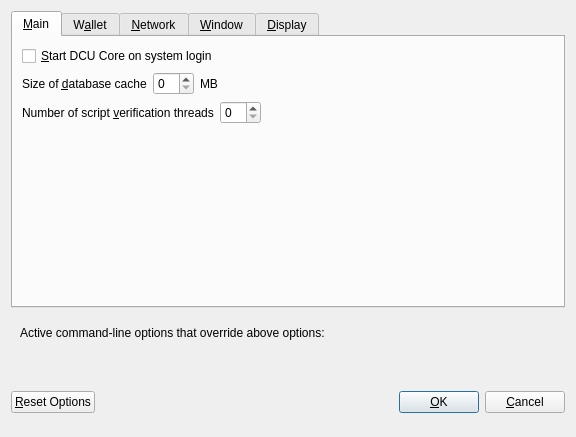
<?xml version="1.0" encoding="UTF-8"?>
<ui version="4.0">
 <class>OptionsDialog</class>
 <widget class="QDialog" name="OptionsDialog">
  <property name="geometry">
   <rect>
    <x>0</x>
    <y>0</y>
    <width>576</width>
    <height>402</height>
   </rect>
  </property>
  <property name="windowTitle">
   <string>Options</string>
  </property>
  <property name="modal">
   <bool>true</bool>
  </property>
  <layout class="QVBoxLayout" name="verticalLayout">
   <item>
    <widget class="QTabWidget" name="tabWidget">
     <property name="currentIndex">
      <number>0</number>
     </property>
     <widget class="QWidget" name="tabMain">
      <attribute name="title">
       <string>&amp;Main</string>
      </attribute>
      <layout class="QVBoxLayout" name="verticalLayout_Main">
       <item>
        <widget class="QCheckBox" name="dcuAtStartup">
         <property name="toolTip">
          <string>Automatically start DCU Core after logging in to the system.</string>
         </property>
         <property name="text">
          <string>&amp;Start DCU Core on system login</string>
         </property>
        </widget>
       </item>
       <item>
        <layout class="QHBoxLayout" name="horizontalLayout_2_Main">
         <item>
          <widget class="QLabel" name="databaseCacheLabel">
           <property name="text">
            <string>Size of &amp;database cache</string>
           </property>
           <property name="textFormat">
            <enum>Qt::PlainText</enum>
           </property>
           <property name="buddy">
            <cstring>databaseCache</cstring>
           </property>
          </widget>
         </item>
         <item>
          <widget class="QSpinBox" name="databaseCache"/>
         </item>
         <item>
          <widget class="QLabel" name="databaseCacheUnitLabel">
           <property name="text">
            <string>MB</string>
           </property>
           <property name="textFormat">
            <enum>Qt::PlainText</enum>
           </property>
          </widget>
         </item>
         <item>
          <spacer name="horizontalSpacer_2_Main">
           <property name="orientation">
            <enum>Qt::Horizontal</enum>
           </property>
           <property name="sizeHint" stdset="0">
            <size>
             <width>40</width>
             <height>20</height>
            </size>
           </property>
          </spacer>
         </item>
        </layout>
       </item>
       <item>
        <layout class="QHBoxLayout" name="horizontalLayout_3_Main">
         <item>
          <widget class="QLabel" name="threadsScriptVerifLabel">
           <property name="text">
            <string>Number of script &amp;verification threads</string>
           </property>
           <property name="textFormat">
            <enum>Qt::PlainText</enum>
           </property>
           <property name="buddy">
            <cstring>threadsScriptVerif</cstring>
           </property>
          </widget>
         </item>
         <item>
          <widget class="QSpinBox" name="threadsScriptVerif">
           <property name="toolTip">
            <string>(0 = auto, &lt;0 = leave that many cores free)</string>
           </property>
          </widget>
         </item>
         <item>
          <spacer name="horizontalSpacer_3_Main">
           <property name="orientation">
            <enum>Qt::Horizontal</enum>
           </property>
           <property name="sizeHint" stdset="0">
            <size>
             <width>40</width>
             <height>20</height>
            </size>
           </property>
          </spacer>
         </item>
        </layout>
       </item>
       <item>
        <spacer name="verticalSpacer_Main">
         <property name="orientation">
          <enum>Qt::Vertical</enum>
         </property>
         <property name="sizeHint" stdset="0">
          <size>
           <width>20</width>
           <height>40</height>
          </size>
         </property>
        </spacer>
       </item>
      </layout>
     </widget>
     <widget class="QWidget" name="tabWallet">
      <attribute name="title">
       <string>W&amp;allet</string>
      </attribute>
      <layout class="QVBoxLayout" name="verticalLayout_Wallet">
       <item>
        <widget class="QGroupBox" name="groupBox">
         <property name="title">
          <string>Expert</string>
         </property>
         <layout class="QVBoxLayout" name="verticalLayout_2">
          <item>
           <widget class="QCheckBox" name="coinControlFeatures">
            <property name="toolTip">
             <string>Whether to show coin control features or not.</string>
            </property>
            <property name="text">
             <string>Enable coin &amp;control features</string>
            </property>
           </widget>
          </item>
          <item>
           <widget class="QCheckBox" name="showMasternodesTab">
            <property name="toolTip">
             <string>Show additional tab listing all your masternodes in first sub-tab&lt;br/&gt;and all masternodes on the network in second sub-tab.</string>
            </property>
            <property name="text">
             <string>Show Masternodes Tab</string>
            </property>
           </widget>
          </item>
          <item>
           <widget class="QCheckBox" name="showAdvancedPSUI">
            <property name="toolTip">
             <string>Show additional information and buttons for PrivateSend on overview screen.</string>
            </property>
            <property name="text">
             <string>Enable advanced PrivateSend interface</string>
            </property>
           </widget>
          </item>
          <item>
           <widget class="QCheckBox" name="lowKeysWarning">
            <property name="toolTip">
             <string>Show warning dialog when PrivateSend detects that wallet has very low number of keys left.</string>
            </property>
            <property name="text">
             <string>Warn if PrivateSend is running out of keys</string>
            </property>
           </widget>
          </item>
          <item>
           <widget class="QCheckBox" name="privateSendMultiSession">
            <property name="toolTip">
             <string>Whether to use experimental PrivateSend mode with multiple mixing sessions per block.&lt;br/&gt;Note: You must use this feature carefully.&lt;br/&gt;Make sure you always have recent wallet (auto)backup in a safe place!</string>
            </property>
            <property name="text">
             <string>Enable PrivateSend &amp;multi-session</string>
            </property>
           </widget>
          </item>
          <item>
           <widget class="QCheckBox" name="spendZeroConfChange">
            <property name="toolTip">
             <string>If you disable the spending of unconfirmed change, the change from a transaction&lt;br/&gt;cannot be used until that transaction has at least one confirmation.&lt;br/&gt;This also affects how your balance is computed.</string>
            </property>
            <property name="text">
             <string>&amp;Spend unconfirmed change</string>
            </property>
           </widget>
          </item>
         </layout>
        </widget>
       </item>
       <item>
        <layout class="QHBoxLayout" name="horizontalLayout_4_Wallet">
         <item>
          <widget class="QLabel" name="label">
           <property name="toolTip">
            <string>This setting determines the amount of individual masternodes that an input will be anonymized through.&lt;br/&gt;More rounds of anonymization gives a higher degree of privacy, but also costs more in fees.</string>
           </property>
           <property name="text">
            <string>PrivateSend rounds to use</string>
           </property>
          </widget>
         </item>
         <item>
          <widget class="QSpinBox" name="privateSendRounds">
           <property name="minimum">
            <number>2</number>
           </property>
           <property name="maximum">
            <number>8</number>
           </property>
           <property name="value">
            <number>4</number>
           </property>
          </widget>
         </item>
        </layout>
       </item>
       <item>
        <layout class="QHBoxLayout" name="horizontalLayout">
         <item>
          <widget class="QLabel" name="label_2">
           <property name="toolTip">
            <string>This amount acts as a threshold to turn off PrivateSend once it's reached.</string>
           </property>
           <property name="statusTip">
            <string notr="true"/>
           </property>
           <property name="whatsThis">
            <string notr="true"/>
           </property>
           <property name="accessibleName">
            <string notr="true"/>
           </property>
           <property name="accessibleDescription">
            <string notr="true"/>
           </property>
           <property name="text">
            <string>Amount of DCU to keep anonymized</string>
           </property>
          </widget>
         </item>
         <item>
          <widget class="QSpinBox" name="privateSendAmount">
           <property name="minimum">
            <number>2</number>
           </property>
           <property name="maximum">
            <number>2000</number>
           </property>
           <property name="singleStep">
            <number>10</number>
           </property>
           <property name="value">
            <number>1000</number>
           </property>
          </widget>
         </item>
        </layout>
       </item>
       <item>
        <spacer name="verticalSpacer_Wallet">
         <property name="orientation">
          <enum>Qt::Vertical</enum>
         </property>
         <property name="sizeHint" stdset="0">
          <size>
           <width>20</width>
           <height>40</height>
          </size>
         </property>
        </spacer>
       </item>
      </layout>
     </widget>
     <widget class="QWidget" name="tabNetwork">
      <attribute name="title">
       <string>&amp;Network</string>
      </attribute>
      <layout class="QVBoxLayout" name="verticalLayout_Network">
       <item>
        <widget class="QCheckBox" name="mapPortUpnp">
         <property name="toolTip">
          <string>Automatically open the DCU Core client port on the router. This only works when your router supports UPnP and it is enabled.</string>
         </property>
         <property name="text">
          <string>Map port using &amp;UPnP</string>
         </property>
        </widget>
       </item>
       <item>
        <widget class="QCheckBox" name="allowIncoming">
         <property name="toolTip">
          <string>Accept connections from outside</string>
         </property>
         <property name="text">
          <string>Allow incoming connections</string>
         </property>
        </widget>
       </item>
       <item>
        <widget class="QCheckBox" name="connectSocks">
         <property name="toolTip">
          <string>Connect to the DCU network through a SOCKS5 proxy.</string>
         </property>
         <property name="text">
          <string>&amp;Connect through SOCKS5 proxy (default proxy):</string>
         </property>
        </widget>
       </item>
       <item>
        <layout class="QHBoxLayout" name="horizontalLayout_1_Network">
         <item>
          <widget class="QLabel" name="proxyIpLabel">
           <property name="text">
            <string>Proxy &amp;IP:</string>
           </property>
           <property name="textFormat">
            <enum>Qt::PlainText</enum>
           </property>
           <property name="buddy">
            <cstring>proxyIp</cstring>
           </property>
          </widget>
         </item>
         <item>
          <widget class="QValidatedLineEdit" name="proxyIp">
           <property name="minimumSize">
            <size>
             <width>140</width>
             <height>0</height>
            </size>
           </property>
           <property name="maximumSize">
            <size>
             <width>140</width>
             <height>16777215</height>
            </size>
           </property>
           <property name="toolTip">
            <string>IP address of the proxy (e.g. IPv4: 127.0.0.1 / IPv6: ::1)</string>
           </property>
          </widget>
         </item>
         <item>
          <widget class="QLabel" name="proxyPortLabel">
           <property name="text">
            <string>&amp;Port:</string>
           </property>
           <property name="textFormat">
            <enum>Qt::PlainText</enum>
           </property>
           <property name="buddy">
            <cstring>proxyPort</cstring>
           </property>
          </widget>
         </item>
         <item>
          <widget class="QLineEdit" name="proxyPort">
           <property name="minimumSize">
            <size>
             <width>55</width>
             <height>0</height>
            </size>
           </property>
           <property name="maximumSize">
            <size>
             <width>55</width>
             <height>16777215</height>
            </size>
           </property>
           <property name="toolTip">
            <string>Port of the proxy (e.g. 9050)</string>
           </property>
          </widget>
         </item>
         <item>
          <spacer name="horizontalSpacer_1_Network">
           <property name="orientation">
            <enum>Qt::Horizontal</enum>
           </property>
           <property name="sizeHint" stdset="0">
            <size>
             <width>40</width>
             <height>20</height>
            </size>
           </property>
          </spacer>
         </item>
        </layout>
       </item>
       <item>
        <layout class="QHBoxLayout" name="horizontalLayout_2_Network">
         <item>
          <widget class="QLabel" name="proxyActiveNets">
           <property name="text">
            <string>Used for reaching peers via:</string>
           </property>
           <property name="textFormat">
            <enum>Qt::PlainText</enum>
           </property>
          </widget>
         </item>
         <item>
          <widget class="QCheckBox" name="proxyReachIPv4">
           <property name="enabled">
            <bool>false</bool>
           </property>
           <property name="toolTip">
            <string>Shows, if the supplied default SOCKS5 proxy is used to reach peers via this network type.</string>
           </property>
           <property name="text">
            <string/>
           </property>
          </widget>
         </item>
         <item>
          <widget class="QLabel" name="proxyReachIPv4Label">
           <property name="text">
            <string>IPv4</string>
           </property>
           <property name="textFormat">
            <enum>Qt::PlainText</enum>
           </property>
          </widget>
         </item>
         <item>
          <widget class="QCheckBox" name="proxyReachIPv6">
           <property name="enabled">
            <bool>false</bool>
           </property>
           <property name="toolTip">
            <string>Shows, if the supplied default SOCKS5 proxy is used to reach peers via this network type.</string>
           </property>
           <property name="text">
            <string/>
           </property>
          </widget>
         </item>
         <item>
          <widget class="QLabel" name="proxyReachIPv6Label">
           <property name="text">
            <string>IPv6</string>
           </property>
           <property name="textFormat">
            <enum>Qt::PlainText</enum>
           </property>
          </widget>
         </item>
         <item>
          <widget class="QCheckBox" name="proxyReachTor">
           <property name="enabled">
            <bool>false</bool>
           </property>
           <property name="toolTip">
            <string>Shows, if the supplied default SOCKS5 proxy is used to reach peers via this network type.</string>
           </property>
           <property name="text">
            <string/>
           </property>
          </widget>
         </item>
         <item>
          <widget class="QLabel" name="proxyReachTorLabel">
           <property name="text">
            <string>Tor</string>
           </property>
           <property name="textFormat">
            <enum>Qt::PlainText</enum>
           </property>
          </widget>
         </item>
         <item>
          <spacer name="horizontalSpacer_2_Network">
           <property name="orientation">
            <enum>Qt::Horizontal</enum>
           </property>
           <property name="sizeHint" stdset="0">
            <size>
             <width>40</width>
             <height>20</height>
            </size>
           </property>
          </spacer>
         </item>
        </layout>
       </item>
       <item>
        <widget class="QCheckBox" name="connectSocksTor">
         <property name="toolTip">
          <string>Connect to the DCU network through a separate SOCKS5 proxy for Tor hidden services.</string>
         </property>
         <property name="text">
          <string>Use separate SOCKS5 proxy to reach peers via Tor hidden services:</string>
         </property>
        </widget>
       </item>
       <item>
        <layout class="QHBoxLayout" name="horizontalLayout_3_Network">
         <item>
          <widget class="QLabel" name="proxyIpTorLabel">
           <property name="text">
            <string>Proxy &amp;IP:</string>
           </property>
           <property name="textFormat">
            <enum>Qt::PlainText</enum>
           </property>
           <property name="buddy">
            <cstring>proxyIpTor</cstring>
           </property>
          </widget>
         </item>
         <item>
          <widget class="QValidatedLineEdit" name="proxyIpTor">
           <property name="minimumSize">
            <size>
             <width>140</width>
             <height>0</height>
            </size>
           </property>
           <property name="maximumSize">
            <size>
             <width>140</width>
             <height>16777215</height>
            </size>
           </property>
           <property name="toolTip">
            <string>IP address of the proxy (e.g. IPv4: 127.0.0.1 / IPv6: ::1)</string>
           </property>
          </widget>
         </item>
         <item>
          <widget class="QLabel" name="proxyPortTorLabel">
           <property name="text">
            <string>&amp;Port:</string>
           </property>
           <property name="textFormat">
            <enum>Qt::PlainText</enum>
           </property>
           <property name="buddy">
            <cstring>proxyPortTor</cstring>
           </property>
          </widget>
         </item>
         <item>
          <widget class="QLineEdit" name="proxyPortTor">
           <property name="minimumSize">
            <size>
             <width>55</width>
             <height>0</height>
            </size>
           </property>
           <property name="maximumSize">
            <size>
             <width>55</width>
             <height>16777215</height>
            </size>
           </property>
           <property name="toolTip">
            <string>Port of the proxy (e.g. 9050)</string>
           </property>
          </widget>
         </item>
         <item>
          <spacer name="horizontalSpacer_4_Network">
           <property name="orientation">
            <enum>Qt::Horizontal</enum>
           </property>
           <property name="sizeHint" stdset="0">
            <size>
             <width>40</width>
             <height>20</height>
            </size>
           </property>
          </spacer>
         </item>
        </layout>
       </item>
       <item>
        <spacer name="verticalSpacer_Network">
         <property name="orientation">
          <enum>Qt::Vertical</enum>
         </property>
         <property name="sizeHint" stdset="0">
          <size>
           <width>20</width>
           <height>40</height>
          </size>
         </property>
        </spacer>
       </item>
      </layout>
     </widget>
     <widget class="QWidget" name="tabWindow">
      <attribute name="title">
       <string>&amp;Window</string>
      </attribute>
      <layout class="QVBoxLayout" name="verticalLayout_Window">
       <item>
        <widget class="QCheckBox" name="hideTrayIcon">
         <property name="toolTip">
          <string>&amp;Hide the icon from the system tray.</string>
         </property>
         <property name="text">
          <string>Hide tray icon</string>
         </property>
        </widget>
       </item>
       <item>
        <widget class="QCheckBox" name="minimizeToTray">
         <property name="toolTip">
          <string>Show only a tray icon after minimizing the window.</string>
         </property>
         <property name="text">
          <string>&amp;Minimize to the tray instead of the taskbar</string>
         </property>
        </widget>
       </item>
       <item>
        <widget class="QCheckBox" name="minimizeOnClose">
         <property name="toolTip">
          <string>Minimize instead of exit the application when the window is closed. When this option is enabled, the application will be closed only after selecting Exit in the menu.</string>
         </property>
         <property name="text">
          <string>M&amp;inimize on close</string>
         </property>
        </widget>
       </item>
       <item>
        <spacer name="verticalSpacer_Window">
         <property name="orientation">
          <enum>Qt::Vertical</enum>
         </property>
         <property name="sizeHint" stdset="0">
          <size>
           <width>20</width>
           <height>40</height>
          </size>
         </property>
        </spacer>
       </item>
      </layout>
     </widget>
     <widget class="QWidget" name="tabDisplay">
      <attribute name="title">
       <string>&amp;Display</string>
      </attribute>
      <layout class="QVBoxLayout" name="verticalLayout_Display">
       <item>
        <layout class="QHBoxLayout" name="horizontalLayout_1_Display">
         <item>
          <widget class="QLabel" name="langLabel">
           <property name="text">
            <string>User Interface &amp;language:</string>
           </property>
           <property name="textFormat">
            <enum>Qt::PlainText</enum>
           </property>
           <property name="buddy">
            <cstring>lang</cstring>
           </property>
          </widget>
         </item>
         <item>
          <widget class="QValueComboBox" name="lang">
           <property name="toolTip">
            <string>The user interface language can be set here. This setting will take effect after restarting DCU Core.</string>
           </property>
          </widget>
         </item>
        </layout>
       </item>
       <item>
        <widget class="QLabel" name="label_3">
         <property name="toolTip">
          <string notr="true"/>
         </property>
         <property name="statusTip">
          <string notr="true"/>
         </property>
         <property name="whatsThis">
          <string notr="true"/>
         </property>
         <property name="accessibleName">
          <string notr="true"/>
         </property>
         <property name="text">
          <string>Language missing or translation incomplete? Help contributing translations here:
https://www.transifex.com/projects/p/dcu/</string>
         </property>
         <property name="wordWrap">
          <bool>true</bool>
         </property>
         <property name="openExternalLinks">
          <bool>true</bool>
         </property>
         <property name="textInteractionFlags">
          <set>Qt::TextBrowserInteraction</set>
         </property>
        </widget>
       </item>
       <item>
        <layout class="QHBoxLayout" name="horizontalLayout_4_Display" stretch="0,0">
         <item>
          <widget class="QLabel" name="themeLabel">
           <property name="text">
            <string>User Interface Theme:</string>
           </property>
          </widget>
         </item>
         <item>
          <widget class="QValueComboBox" name="theme"/>
         </item>
        </layout>
       </item>
       <item>
        <widget class="Line" name="line">
         <property name="orientation">
          <enum>Qt::Horizontal</enum>
         </property>
        </widget>
       </item>
       <item>
        <layout class="QHBoxLayout" name="horizontalLayout_2_Display">
         <item>
          <widget class="QLabel" name="unitLabel">
           <property name="text">
            <string>&amp;Unit to show amounts in:</string>
           </property>
           <property name="textFormat">
            <enum>Qt::PlainText</enum>
           </property>
           <property name="buddy">
            <cstring>unit</cstring>
           </property>
          </widget>
         </item>
         <item>
          <widget class="QValueComboBox" name="unit">
           <property name="toolTip">
            <string>Choose the default subdivision unit to show in the interface and when sending coins.</string>
           </property>
          </widget>
         </item>
        </layout>
       </item>
       <item>
        <layout class="QHBoxLayout" name="horizontalLayout_5_Display">
         <item>
          <widget class="QLabel" name="digitsLabel">
           <property name="text">
            <string>Decimal digits</string>
           </property>
          </widget>
         </item>
         <item>
          <widget class="QValueComboBox" name="digits"/>
         </item>
        </layout>
       </item>
       <item>
        <layout class="QHBoxLayout" name="horizontalLayout_3_Display">
         <item>
          <widget class="QLabel" name="thirdPartyTxUrlsLabel">
           <property name="toolTip">
            <string>Third party URLs (e.g. a block explorer) that appear in the transactions tab as context menu items.&lt;br/&gt;%s in the URL is replaced by transaction hash. Multiple URLs are separated by vertical bar |.</string>
           </property>
           <property name="text">
            <string>Third party transaction URLs</string>
           </property>
           <property name="buddy">
            <cstring>thirdPartyTxUrls</cstring>
           </property>
          </widget>
         </item>
         <item>
          <widget class="QLineEdit" name="thirdPartyTxUrls">
           <property name="toolTip">
            <string>Third party URLs (e.g. a block explorer) that appear in the transactions tab as context menu items.&lt;br/&gt;%s in the URL is replaced by transaction hash. Multiple URLs are separated by vertical bar |.</string>
           </property>
          </widget>
         </item>
        </layout>
       </item>
       <item>
        <spacer name="verticalSpacer">
         <property name="orientation">
          <enum>Qt::Vertical</enum>
         </property>
         <property name="sizeHint" stdset="0">
          <size>
           <width>20</width>
           <height>40</height>
          </size>
         </property>
        </spacer>
       </item>
      </layout>
     </widget>
    </widget>
   </item>
   <item>
    <widget class="QFrame" name="frame">
     <layout class="QVBoxLayout" name="verticalLayout_Bottom">
      <item>
       <layout class="QHBoxLayout" name="horizontalLayout_Bottom">
        <item>
         <widget class="QLabel" name="overriddenByCommandLineInfoLabel">
          <property name="text">
           <string>Active command-line options that override above options:</string>
          </property>
          <property name="textFormat">
           <enum>Qt::PlainText</enum>
          </property>
         </widget>
        </item>
        <item>
         <spacer name="horizontalSpacer_Bottom">
          <property name="orientation">
           <enum>Qt::Horizontal</enum>
          </property>
          <property name="sizeHint" stdset="0">
           <size>
            <width>40</width>
            <height>20</height>
           </size>
          </property>
         </spacer>
        </item>
       </layout>
      </item>
      <item>
       <widget class="QLabel" name="overriddenByCommandLineLabel">
        <property name="text">
         <string/>
        </property>
        <property name="textFormat">
         <enum>Qt::PlainText</enum>
        </property>
        <property name="wordWrap">
         <bool>true</bool>
        </property>
       </widget>
      </item>
     </layout>
    </widget>
   </item>
   <item>
    <layout class="QHBoxLayout" name="horizontalLayout_Buttons">
     <item>
      <widget class="QPushButton" name="resetButton">
       <property name="toolTip">
        <string>Reset all client options to default.</string>
       </property>
       <property name="text">
        <string>&amp;Reset Options</string>
       </property>
       <property name="autoDefault">
        <bool>false</bool>
       </property>
      </widget>
     </item>
     <item>
      <spacer name="horizontalSpacer_1">
       <property name="orientation">
        <enum>Qt::Horizontal</enum>
       </property>
       <property name="sizeHint" stdset="0">
        <size>
         <width>40</width>
         <height>48</height>
        </size>
       </property>
      </spacer>
     </item>
     <item>
      <widget class="QLabel" name="statusLabel">
       <property name="minimumSize">
        <size>
         <width>200</width>
         <height>0</height>
        </size>
       </property>
       <property name="font">
        <font>
         <weight>75</weight>
         <bold>true</bold>
        </font>
       </property>
       <property name="text">
        <string/>
       </property>
       <property name="textFormat">
        <enum>Qt::PlainText</enum>
       </property>
       <property name="wordWrap">
        <bool>true</bool>
       </property>
      </widget>
     </item>
     <item>
      <spacer name="horizontalSpacer_2">
       <property name="orientation">
        <enum>Qt::Horizontal</enum>
       </property>
       <property name="sizeHint" stdset="0">
        <size>
         <width>40</width>
         <height>48</height>
        </size>
       </property>
      </spacer>
     </item>
     <item>
      <widget class="QPushButton" name="okButton">
       <property name="text">
        <string>&amp;OK</string>
       </property>
       <property name="autoDefault">
        <bool>false</bool>
       </property>
       <property name="default">
        <bool>true</bool>
       </property>
      </widget>
     </item>
     <item>
      <widget class="QPushButton" name="cancelButton">
       <property name="text">
        <string>&amp;Cancel</string>
       </property>
       <property name="autoDefault">
        <bool>false</bool>
       </property>
      </widget>
     </item>
    </layout>
   </item>
  </layout>
 </widget>
 <customwidgets>
  <customwidget>
   <class>QValidatedLineEdit</class>
   <extends>QLineEdit</extends>
   <header>qvalidatedlineedit.h</header>
  </customwidget>
  <customwidget>
   <class>QValueComboBox</class>
   <extends>QComboBox</extends>
   <header>qvaluecombobox.h</header>
  </customwidget>
 </customwidgets>
 <resources/>
 <connections/>
</ui>
